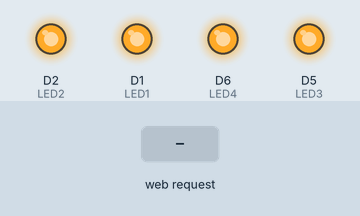
A sketch run on a simulated ESP8266 (NodeMCU). Shown: output pins drawn as LEDs (lit = HIGH). The test bench sets the inputs (shaded band). WiFi joins after 1.5 s; servers stay silent unless stated.

Above: at 1.2 s.
1.3 s: HTTP request GET /regun received
At 1.9 s:
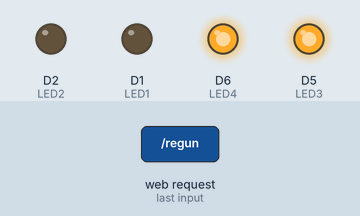
At 12.7 s:
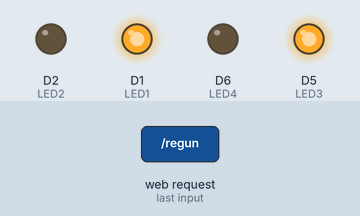
Timing chart, 0 to 13.8 s (numbered marks = the images above; inputs shaded):
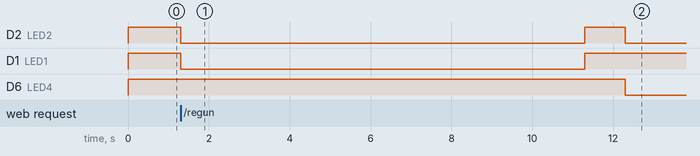

Measured:
- after the input at 1.3 s, D2 (LED2): HIGH → LOW at once, → HIGH 10.0 s later, → LOW 1.0 s later; D1 (LED1): HIGH → LOW at once, → HIGH 10.0 s later; D6 (LED4): HIGH → LOW after 11.0 s

The sketch:

server_rele_02_dispa_1-2-3.ino
```cpp
#include <ESP8266WiFi.h>
#define LED1 D1
#define LED2 D2
#define LED3 D5
#define LED4 D6

// el programa funciona per relés en filera el HIGH és tancat
//i el LOW és obert

const char* ssid = "********";
const char* password = "**************";
unsigned char status_led=0;
WiFiServer server(80);

void setup() {
  Serial.begin(115200);
  WiFi.setSleepMode(WIFI_NONE_SLEEP);
  pinMode(LED1, OUTPUT); //reg 1
  pinMode(LED2, OUTPUT); //neutre
  pinMode(LED3, OUTPUT); //reg 2
  pinMode(LED4, OUTPUT); //reg3

  digitalWrite(LED1, HIGH);
  digitalWrite(LED2, HIGH);
  digitalWrite(LED3, HIGH);
  digitalWrite(LED4, HIGH);


  WiFi.begin(ssid, password);
  server.begin();
}

void loop() {
  WiFiClient client = server.available();
  if (client) {
    String req = client.readStringUntil('\r');
  client.flush();
  if(req.indexOf("/regun") != -1)
  {
    status_led=1;
    digitalWrite(LED1,LOW);
    digitalWrite(LED2,LOW);
    delay(10000);
    digitalWrite(LED1, HIGH);
    digitalWrite(LED2, HIGH);
    delay(1000);
    digitalWrite(LED4, LOW);
    digitalWrite(LED2,LOW);
    delay(10000);
    digitalWrite(LED4, HIGH);
    digitalWrite(LED2, HIGH);
    delay(1000);
    //inhabilitar reg 3

  }
  else if(req.indexOf("/regdos") != -1)
  {
    status_led=1;
    // modificat el Led3pel Led4 tenir-ho en compte
    digitalWrite(LED3, LOW);
    digitalWrite(LED2, LOW);
    delay(10000);
    digitalWrite(LED3,HIGH);
    digitalWrite(LED2, HIGH);
    delay(1000);
  }
  client.stop();
  }
}
```
